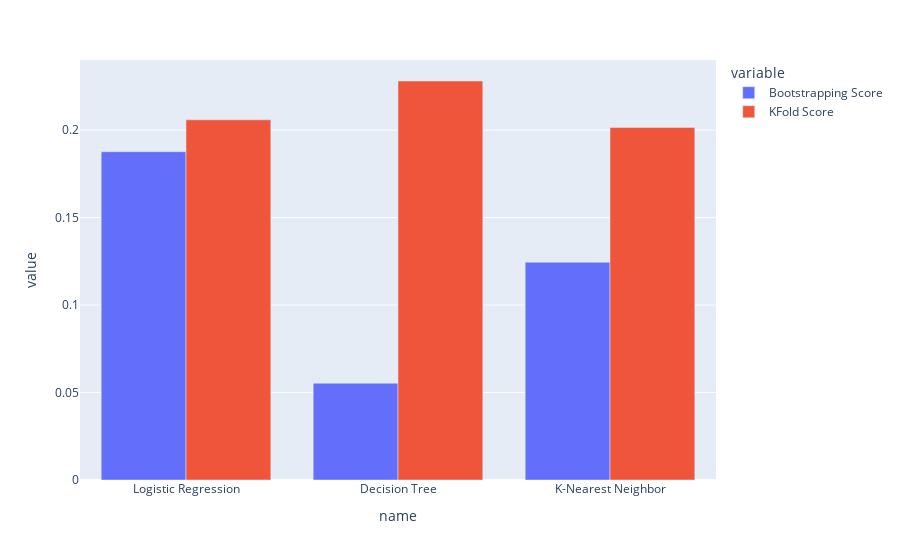

The code cell stored with this chart in its notebook:
### Code cell
px.bar(df_scores, x='name', y=['Bootstrapping Score', 'KFold Score'], barmode='group')

### Figure 1 — Plotly figure (JSON) as saved in the notebook; plotly's stock layout.template omitted (floating-point values rounded to 4 significant figures)
{"data": [{"alignmentgroup": "True", "hovertemplate": "variable=Bootstrapping Score<br>name=%{x}<br>value=%{y}<extra></extra>", "legendgroup": "Bootstrapping Score", "marker": {"color": "#636efa", "pattern": {"shape": ""}}, "name": "Bootstrapping Score", "offsetgroup": "Bootstrapping Score", "orientation": "v", "showlegend": true, "textposition": "auto", "type": "bar", "x": ["Logistic Regression", "Decision Tree", "K-Nearest Neighbor"], "xaxis": "x", "y": [0.1877, 0.05532, 0.1245], "yaxis": "y"}, {"alignmentgroup": "True", "hovertemplate": "variable=KFold Score<br>name=%{x}<br>value=%{y}<extra></extra>", "legendgroup": "KFold Score", "marker": {"color": "#EF553B", "pattern": {"shape": ""}}, "name": "KFold Score", "offsetgroup": "KFold Score", "orientation": "v", "showlegend": true, "textposition": "auto", "type": "bar", "x": ["Logistic Regression", "Decision Tree", "K-Nearest Neighbor"], "xaxis": "x", "y": [0.2059, 0.2281, 0.2015], "yaxis": "y"}], "layout": {"autosize": true, "barmode": "group", "legend": {"title": {"text": "variable"}, "tracegroupgap": 0}, "margin": {"t": 60}, "xaxis": {"anchor": "y", "autorange": true, "domain": [0, 1], "range": [-0.5, 2.5], "title": {"text": "name"}, "type": "category"}, "yaxis": {"anchor": "x", "autorange": true, "domain": [0, 1], "range": [0, 0.2401], "title": {"text": "value"}, "type": "linear"}}}
